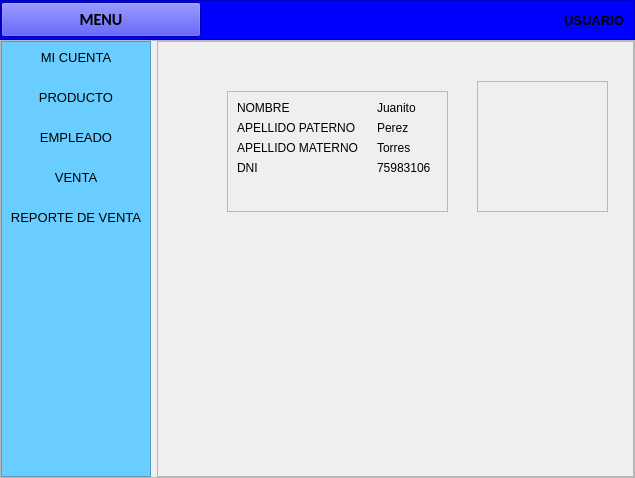
<?xml version="1.0" encoding="UTF-8"?>
<ui version="4.0">
 <class>MainWindow</class>
 <widget class="QMainWindow" name="MainWindow">
  <property name="geometry">
   <rect>
    <x>0</x>
    <y>0</y>
    <width>635</width>
    <height>478</height>
   </rect>
  </property>
  <property name="windowTitle">
   <string>MainWindow</string>
  </property>
  <widget class="QWidget" name="centralwidget">
   <layout class="QVBoxLayout" name="verticalLayout_4">
    <property name="spacing">
     <number>0</number>
    </property>
    <property name="leftMargin">
     <number>0</number>
    </property>
    <property name="topMargin">
     <number>0</number>
    </property>
    <property name="rightMargin">
     <number>0</number>
    </property>
    <property name="bottomMargin">
     <number>0</number>
    </property>
    <item>
     <widget class="QFrame" name="frame_superior">
      <property name="minimumSize">
       <size>
        <width>0</width>
        <height>40</height>
       </size>
      </property>
      <property name="maximumSize">
       <size>
        <width>16777215</width>
        <height>40</height>
       </size>
      </property>
      <property name="styleSheet">
       <string notr="true">background-color: rgb(0, 85, 255);
background-color: rgb(0, 0, 255);</string>
      </property>
      <property name="frameShape">
       <enum>QFrame::StyledPanel</enum>
      </property>
      <property name="frameShadow">
       <enum>QFrame::Raised</enum>
      </property>
      <layout class="QHBoxLayout" name="horizontalLayout">
       <property name="spacing">
        <number>0</number>
       </property>
       <property name="leftMargin">
        <number>0</number>
       </property>
       <property name="topMargin">
        <number>0</number>
       </property>
       <property name="rightMargin">
        <number>0</number>
       </property>
       <property name="bottomMargin">
        <number>0</number>
       </property>
       <item>
        <widget class="QPushButton" name="pushButton_menu">
         <property name="sizePolicy">
          <sizepolicy hsizetype="Minimum" vsizetype="Fixed">
           <horstretch>0</horstretch>
           <verstretch>0</verstretch>
          </sizepolicy>
         </property>
         <property name="minimumSize">
          <size>
           <width>200</width>
           <height>35</height>
          </size>
         </property>
         <property name="font">
          <font>
           <family>Calibri</family>
           <pointsize>12</pointsize>
           <weight>75</weight>
           <bold>true</bold>
          </font>
         </property>
         <property name="styleSheet">
          <string notr="true">QPushButton{
color: rgb(255, 255, 255);
border-radius: 0px;
}

QPushButton:hover{
background-color:#003bb0;
};</string>
         </property>
         <property name="text">
          <string>MENU</string>
         </property>
         <property name="flat">
          <bool>false</bool>
         </property>
        </widget>
       </item>
       <item>
        <spacer name="horizontalSpacer">
         <property name="orientation">
          <enum>Qt::Horizontal</enum>
         </property>
         <property name="sizeHint" stdset="0">
          <size>
           <width>350</width>
           <height>17</height>
          </size>
         </property>
        </spacer>
       </item>
       <item>
        <widget class="QLabel" name="label">
         <property name="minimumSize">
          <size>
           <width>80</width>
           <height>0</height>
          </size>
         </property>
         <property name="maximumSize">
          <size>
           <width>80</width>
           <height>16777215</height>
          </size>
         </property>
         <property name="font">
          <font>
           <pointsize>10</pointsize>
           <weight>75</weight>
           <bold>true</bold>
          </font>
         </property>
         <property name="text">
          <string>USUARIO</string>
         </property>
         <property name="alignment">
          <set>Qt::AlignCenter</set>
         </property>
        </widget>
       </item>
      </layout>
     </widget>
    </item>
    <item>
     <widget class="QFrame" name="frame_inferior">
      <property name="sizePolicy">
       <sizepolicy hsizetype="Preferred" vsizetype="Preferred">
        <horstretch>0</horstretch>
        <verstretch>0</verstretch>
       </sizepolicy>
      </property>
      <property name="frameShape">
       <enum>QFrame::StyledPanel</enum>
      </property>
      <property name="frameShadow">
       <enum>QFrame::Raised</enum>
      </property>
      <layout class="QHBoxLayout" name="horizontalLayout_2">
       <property name="leftMargin">
        <number>0</number>
       </property>
       <property name="topMargin">
        <number>0</number>
       </property>
       <property name="rightMargin">
        <number>0</number>
       </property>
       <property name="bottomMargin">
        <number>0</number>
       </property>
       <item>
        <widget class="QFrame" name="frame_lateral">
         <property name="minimumSize">
          <size>
           <width>150</width>
           <height>0</height>
          </size>
         </property>
         <property name="maximumSize">
          <size>
           <width>0</width>
           <height>16777215</height>
          </size>
         </property>
         <property name="styleSheet">
          <string notr="true">
QFrame{
background-color: rgb(105, 205, 255);
}
QPushButton{
border-radius:0px;
}
QPushButton:hover{
font-weight:bold;
}
</string>
         </property>
         <property name="frameShape">
          <enum>QFrame::StyledPanel</enum>
         </property>
         <property name="frameShadow">
          <enum>QFrame::Raised</enum>
         </property>
         <layout class="QVBoxLayout" name="verticalLayout">
          <property name="spacing">
           <number>10</number>
          </property>
          <property name="leftMargin">
           <number>0</number>
          </property>
          <property name="topMargin">
           <number>0</number>
          </property>
          <property name="rightMargin">
           <number>0</number>
          </property>
          <property name="bottomMargin">
           <number>0</number>
          </property>
          <item>
           <widget class="QPushButton" name="pushButton_cuenta">
            <property name="minimumSize">
             <size>
              <width>0</width>
              <height>30</height>
             </size>
            </property>
            <property name="font">
             <font>
              <pointsize>10</pointsize>
             </font>
            </property>
            <property name="text">
             <string>MI CUENTA</string>
            </property>
           </widget>
          </item>
          <item>
           <widget class="QPushButton" name="pushButton_producto">
            <property name="minimumSize">
             <size>
              <width>0</width>
              <height>30</height>
             </size>
            </property>
            <property name="font">
             <font>
              <pointsize>10</pointsize>
             </font>
            </property>
            <property name="text">
             <string>PRODUCTO</string>
            </property>
           </widget>
          </item>
          <item>
           <widget class="QPushButton" name="pushButton_empleado">
            <property name="minimumSize">
             <size>
              <width>0</width>
              <height>30</height>
             </size>
            </property>
            <property name="font">
             <font>
              <pointsize>10</pointsize>
             </font>
            </property>
            <property name="text">
             <string>EMPLEADO</string>
            </property>
           </widget>
          </item>
          <item>
           <widget class="QPushButton" name="pushButton_venta">
            <property name="minimumSize">
             <size>
              <width>0</width>
              <height>30</height>
             </size>
            </property>
            <property name="font">
             <font>
              <pointsize>10</pointsize>
             </font>
            </property>
            <property name="text">
             <string>VENTA</string>
            </property>
           </widget>
          </item>
          <item>
           <widget class="QPushButton" name="pushButton_reporte">
            <property name="minimumSize">
             <size>
              <width>0</width>
              <height>30</height>
             </size>
            </property>
            <property name="font">
             <font>
              <pointsize>10</pointsize>
             </font>
            </property>
            <property name="text">
             <string>REPORTE DE VENTA</string>
            </property>
           </widget>
          </item>
          <item>
           <spacer name="verticalSpacer">
            <property name="orientation">
             <enum>Qt::Vertical</enum>
            </property>
            <property name="sizeHint" stdset="0">
             <size>
              <width>20</width>
              <height>231</height>
             </size>
            </property>
           </spacer>
          </item>
         </layout>
        </widget>
       </item>
       <item>
        <widget class="QFrame" name="frame_contenedor">
         <property name="frameShape">
          <enum>QFrame::StyledPanel</enum>
         </property>
         <property name="frameShadow">
          <enum>QFrame::Raised</enum>
         </property>
         <layout class="QVBoxLayout" name="verticalLayout_3">
          <item>
           <widget class="QStackedWidget" name="stackedWidget">
            <widget class="QWidget" name="page_cuenta">
             <widget class="QFrame" name="frame">
              <property name="geometry">
               <rect>
                <x>60</x>
                <y>40</y>
                <width>221</width>
                <height>121</height>
               </rect>
              </property>
              <property name="frameShape">
               <enum>QFrame::StyledPanel</enum>
              </property>
              <property name="frameShadow">
               <enum>QFrame::Raised</enum>
              </property>
              <widget class="QWidget" name="formLayoutWidget">
               <property name="geometry">
                <rect>
                 <x>10</x>
                 <y>10</y>
                 <width>201</width>
                 <height>91</height>
                </rect>
               </property>
               <layout class="QFormLayout" name="formLayout">
                <property name="horizontalSpacing">
                 <number>18</number>
                </property>
                <item row="0" column="0">
                 <widget class="QLabel" name="label_2">
                  <property name="text">
                   <string>NOMBRE</string>
                  </property>
                 </widget>
                </item>
                <item row="0" column="1">
                 <widget class="QLabel" name="label_nombre">
                  <property name="text">
                   <string>Juanito </string>
                  </property>
                 </widget>
                </item>
                <item row="1" column="0">
                 <widget class="QLabel" name="label_3">
                  <property name="text">
                   <string>APELLIDO PATERNO</string>
                  </property>
                 </widget>
                </item>
                <item row="1" column="1">
                 <widget class="QLabel" name="label_appaterno">
                  <property name="text">
                   <string>Perez</string>
                  </property>
                 </widget>
                </item>
                <item row="2" column="0">
                 <widget class="QLabel" name="label_6">
                  <property name="text">
                   <string>APELLIDO MATERNO</string>
                  </property>
                 </widget>
                </item>
                <item row="2" column="1">
                 <widget class="QLabel" name="label_apmaterno">
                  <property name="text">
                   <string>Torres</string>
                  </property>
                 </widget>
                </item>
                <item row="3" column="0">
                 <widget class="QLabel" name="label_8">
                  <property name="text">
                   <string>DNI</string>
                  </property>
                 </widget>
                </item>
                <item row="3" column="1">
                 <widget class="QLabel" name="label_dni">
                  <property name="text">
                   <string>75983106</string>
                  </property>
                 </widget>
                </item>
               </layout>
              </widget>
             </widget>
             <widget class="QFrame" name="frame_2">
              <property name="geometry">
               <rect>
                <x>310</x>
                <y>30</y>
                <width>131</width>
                <height>131</height>
               </rect>
              </property>
              <property name="frameShape">
               <enum>QFrame::StyledPanel</enum>
              </property>
              <property name="frameShadow">
               <enum>QFrame::Raised</enum>
              </property>
              <widget class="QLabel" name="label_10">
               <property name="geometry">
                <rect>
                 <x>20</x>
                 <y>20</y>
                 <width>101</width>
                 <height>101</height>
                </rect>
               </property>
               <property name="text">
                <string/>
               </property>
               <property name="pixmap">
                <pixmap>src/usuario.png</pixmap>
               </property>
               <property name="scaledContents">
                <bool>true</bool>
               </property>
              </widget>
             </widget>
            </widget>
            <widget class="QWidget" name="page_producto">
             <widget class="QWidget" name="gridLayoutWidget">
              <property name="geometry">
               <rect>
                <x>13</x>
                <y>40</y>
                <width>461</width>
                <height>211</height>
               </rect>
              </property>
              <layout class="QGridLayout" name="gridLayout">
               <item row="1" column="0">
                <widget class="QLabel" name="label_5">
                 <property name="text">
                  <string>Papel lustre</string>
                 </property>
                </widget>
               </item>
               <item row="1" column="3">
                <widget class="QLabel" name="label_17">
                 <property name="text">
                  <string>Leche</string>
                 </property>
                </widget>
               </item>
               <item row="2" column="1">
                <widget class="QLabel" name="label_14">
                 <property name="text">
                  <string>Mantequilla</string>
                 </property>
                </widget>
               </item>
               <item row="0" column="2">
                <widget class="QLabel" name="label_11">
                 <property name="text">
                  <string>Cartulina</string>
                 </property>
                </widget>
               </item>
               <item row="0" column="3">
                <widget class="QLabel" name="label_16">
                 <property name="text">
                  <string>Goma</string>
                 </property>
                </widget>
               </item>
               <item row="1" column="1">
                <widget class="QLabel" name="label_9">
                 <property name="text">
                  <string>Papel de regalo</string>
                 </property>
                </widget>
               </item>
               <item row="0" column="0">
                <widget class="QLabel" name="label_4">
                 <property name="text">
                  <string>Lapicero</string>
                 </property>
                </widget>
               </item>
               <item row="0" column="4">
                <widget class="QLabel" name="label_18">
                 <property name="text">
                  <string>Silicona</string>
                 </property>
                </widget>
               </item>
               <item row="0" column="1">
                <widget class="QLabel" name="label_7">
                 <property name="text">
                  <string>Borrador</string>
                 </property>
                </widget>
               </item>
               <item row="2" column="0">
                <widget class="QLabel" name="label_13">
                 <property name="text">
                  <string>Mermelada</string>
                 </property>
                </widget>
               </item>
               <item row="2" column="2">
                <widget class="QLabel" name="label_15">
                 <property name="text">
                  <string>Fideo</string>
                 </property>
                </widget>
               </item>
               <item row="1" column="2">
                <widget class="QLabel" name="label_12">
                 <property name="text">
                  <string>Palo bajalengua</string>
                 </property>
                </widget>
               </item>
               <item row="0" column="5">
                <widget class="QLabel" name="label_19">
                 <property name="text">
                  <string>Hoja Bond</string>
                 </property>
                </widget>
               </item>
               <item row="1" column="4">
                <widget class="QLabel" name="label_20">
                 <property name="text">
                  <string>Aceite</string>
                 </property>
                </widget>
               </item>
               <item row="1" column="5">
                <widget class="QLabel" name="label_21">
                 <property name="text">
                  <string>Atun</string>
                 </property>
                </widget>
               </item>
              </layout>
             </widget>
             <widget class="QLineEdit" name="lineEdit">
              <property name="geometry">
               <rect>
                <x>100</x>
                <y>350</y>
                <width>331</width>
                <height>31</height>
               </rect>
              </property>
             </widget>
            </widget>
            <widget class="QWidget" name="page_empleado">
             <widget class="QFrame" name="frame_3">
              <property name="geometry">
               <rect>
                <x>20</x>
                <y>20</y>
                <width>271</width>
                <height>161</height>
               </rect>
              </property>
              <property name="frameShape">
               <enum>QFrame::StyledPanel</enum>
              </property>
              <property name="frameShadow">
               <enum>QFrame::Raised</enum>
              </property>
              <widget class="QWidget" name="formLayoutWidget_2">
               <property name="geometry">
                <rect>
                 <x>50</x>
                 <y>20</y>
                 <width>191</width>
                 <height>94</height>
                </rect>
               </property>
               <layout class="QFormLayout" name="formLayout_2">
                <property name="horizontalSpacing">
                 <number>15</number>
                </property>
                <item row="0" column="0">
                 <widget class="QLabel" name="label_22">
                  <property name="font">
                   <font>
                    <pointsize>10</pointsize>
                    <weight>75</weight>
                    <bold>true</bold>
                   </font>
                  </property>
                  <property name="text">
                   <string>NOMBRE EMPLEADO</string>
                  </property>
                 </widget>
                </item>
                <item row="0" column="1">
                 <widget class="QLabel" name="label_23">
                  <property name="font">
                   <font>
                    <pointsize>10</pointsize>
                    <weight>75</weight>
                    <bold>true</bold>
                   </font>
                  </property>
                  <property name="text">
                   <string>DNI</string>
                  </property>
                 </widget>
                </item>
                <item row="1" column="1">
                 <widget class="QLabel" name="label_25">
                  <property name="text">
                   <string>75198420</string>
                  </property>
                 </widget>
                </item>
                <item row="1" column="0">
                 <widget class="QLabel" name="label_24">
                  <property name="text">
                   <string>Maria</string>
                  </property>
                 </widget>
                </item>
                <item row="2" column="0">
                 <widget class="QLabel" name="label_26">
                  <property name="text">
                   <string>Juan</string>
                  </property>
                 </widget>
                </item>
                <item row="2" column="1">
                 <widget class="QLabel" name="label_27">
                  <property name="text">
                   <string>75198420</string>
                  </property>
                 </widget>
                </item>
                <item row="3" column="1">
                 <widget class="QLabel" name="label_28">
                  <property name="text">
                   <string>75198420</string>
                  </property>
                 </widget>
                </item>
                <item row="4" column="1">
                 <widget class="QLabel" name="label_29">
                  <property name="text">
                   <string>75198420</string>
                  </property>
                 </widget>
                </item>
                <item row="3" column="0">
                 <widget class="QLabel" name="label_30">
                  <property name="text">
                   <string>Patricio</string>
                  </property>
                 </widget>
                </item>
                <item row="4" column="0">
                 <widget class="QLabel" name="label_31">
                  <property name="text">
                   <string>Antonio</string>
                  </property>
                 </widget>
                </item>
               </layout>
              </widget>
             </widget>
            </widget>
            <widget class="QWidget" name="page_venta">
             <widget class="QFrame" name="frame_venta">
              <property name="geometry">
               <rect>
                <x>-10</x>
                <y>10</y>
                <width>471</width>
                <height>371</height>
               </rect>
              </property>
              <property name="frameShape">
               <enum>QFrame::StyledPanel</enum>
              </property>
              <property name="frameShadow">
               <enum>QFrame::Raised</enum>
              </property>
              <layout class="QVBoxLayout" name="verticalLayout_2">
               <item>
                <widget class="QFrame" name="frame_busqueda">
                 <property name="minimumSize">
                  <size>
                   <width>0</width>
                   <height>250</height>
                  </size>
                 </property>
                 <property name="maximumSize">
                  <size>
                   <width>16777215</width>
                   <height>250</height>
                  </size>
                 </property>
                 <property name="frameShape">
                  <enum>QFrame::StyledPanel</enum>
                 </property>
                 <property name="frameShadow">
                  <enum>QFrame::Raised</enum>
                 </property>
                 <layout class="QVBoxLayout" name="verticalLayout_5">
                  <item>
                   <layout class="QFormLayout" name="formLayout_4">
                    <item row="0" column="1">
                     <widget class="QComboBox" name="comboBox"/>
                    </item>
                    <item row="1" column="0">
                     <widget class="QLabel" name="label_33">
                      <property name="text">
                       <string>NOMBRE PRODUCTO</string>
                      </property>
                     </widget>
                    </item>
                    <item row="0" column="0">
                     <widget class="QLabel" name="label_32">
                      <property name="text">
                       <string>CATEGORIA</string>
                      </property>
                     </widget>
                    </item>
                    <item row="1" column="1">
                     <widget class="QLineEdit" name="lineEdit_2"/>
                    </item>
                    <item row="2" column="1">
                     <widget class="QLineEdit" name="lineEdit_3"/>
                    </item>
                    <item row="2" column="0">
                     <widget class="QLabel" name="label_41">
                      <property name="text">
                       <string>CANTIDAD</string>
                      </property>
                     </widget>
                    </item>
                    <item row="3" column="0">
                     <widget class="QPushButton" name="pushButton_3">
                      <property name="maximumSize">
                       <size>
                        <width>100</width>
                        <height>16777215</height>
                       </size>
                      </property>
                      <property name="font">
                       <font>
                        <family>Calibri</family>
                        <pointsize>12</pointsize>
                       </font>
                      </property>
                      <property name="styleSheet">
                       <string notr="true">
QPushButton{
background-color: rgb(170, 0, 0);
color: rgb(255, 255, 255);
border-radius: 5px;
}
QPushButton:hover{
background-color:#e05e00;
}</string>
                      </property>
                      <property name="text">
                       <string>AGREGAR</string>
                      </property>
                     </widget>
                    </item>
                   </layout>
                  </item>
                  <item>
                   <widget class="QScrollArea" name="scrollArea">
                    <property name="widgetResizable">
                     <bool>true</bool>
                    </property>
                    <widget class="QWidget" name="scrollAreaWidgetContents_2">
                     <property name="geometry">
                      <rect>
                       <x>0</x>
                       <y>0</y>
                       <width>429</width>
                       <height>105</height>
                      </rect>
                     </property>
                     <widget class="QWidget" name="gridLayoutWidget_2">
                      <property name="geometry">
                       <rect>
                        <x>90</x>
                        <y>0</y>
                        <width>302</width>
                        <height>91</height>
                       </rect>
                      </property>
                      <layout class="QGridLayout" name="gridLayout_2">
                       <item row="0" column="2">
                        <widget class="QLabel" name="label_37">
                         <property name="text">
                          <string>PRECIO</string>
                         </property>
                        </widget>
                       </item>
                       <item row="1" column="0">
                        <widget class="QLabel" name="label_38">
                         <property name="text">
                          <string>C0001</string>
                         </property>
                        </widget>
                       </item>
                       <item row="0" column="0">
                        <widget class="QLabel" name="label_35">
                         <property name="text">
                          <string>ID</string>
                         </property>
                        </widget>
                       </item>
                       <item row="1" column="2">
                        <widget class="QLabel" name="label_47">
                         <property name="text">
                          <string>3.50</string>
                         </property>
                        </widget>
                       </item>
                       <item row="2" column="2">
                        <widget class="QLabel" name="label_46">
                         <property name="text">
                          <string>8.00</string>
                         </property>
                        </widget>
                       </item>
                       <item row="0" column="1">
                        <widget class="QLabel" name="label_36">
                         <property name="text">
                          <string>NOMBRE</string>
                         </property>
                        </widget>
                       </item>
                       <item row="1" column="1">
                        <widget class="QLabel" name="label_42">
                         <property name="text">
                          <string>Atun beltran</string>
                         </property>
                        </widget>
                       </item>
                       <item row="3" column="1">
                        <widget class="QLabel" name="label_44">
                         <property name="text">
                          <string>Leche Laive</string>
                         </property>
                        </widget>
                       </item>
                       <item row="2" column="1">
                        <widget class="QLabel" name="label_43">
                         <property name="text">
                          <string>Aceite Paraiso</string>
                         </property>
                        </widget>
                       </item>
                       <item row="3" column="2">
                        <widget class="QLabel" name="label_45">
                         <property name="text">
                          <string>3.80</string>
                         </property>
                        </widget>
                       </item>
                       <item row="2" column="0">
                        <widget class="QLabel" name="label_39">
                         <property name="text">
                          <string>F003</string>
                         </property>
                        </widget>
                       </item>
                       <item row="3" column="0">
                        <widget class="QLabel" name="label_40">
                         <property name="text">
                          <string>L018</string>
                         </property>
                        </widget>
                       </item>
                      </layout>
                     </widget>
                    </widget>
                   </widget>
                  </item>
                 </layout>
                </widget>
               </item>
               <item>
                <widget class="QScrollArea" name="scrollArea_compras">
                 <property name="widgetResizable">
                  <bool>true</bool>
                 </property>
                 <widget class="QWidget" name="scrollAreaWidgetContents">
                  <property name="geometry">
                   <rect>
                    <x>0</x>
                    <y>0</y>
                    <width>449</width>
                    <height>93</height>
                   </rect>
                  </property>
                  <widget class="QWidget" name="gridLayoutWidget_3">
                   <property name="geometry">
                    <rect>
                     <x>10</x>
                     <y>10</y>
                     <width>411</width>
                     <height>81</height>
                    </rect>
                   </property>
                   <layout class="QGridLayout" name="gridLayout_3">
                    <item row="0" column="2">
                     <widget class="QLabel" name="label_50">
                      <property name="text">
                       <string>PRECIO</string>
                      </property>
                     </widget>
                    </item>
                    <item row="1" column="2">
                     <widget class="QLabel" name="label_59">
                      <property name="text">
                       <string>3.50</string>
                      </property>
                     </widget>
                    </item>
                    <item row="0" column="0">
                     <widget class="QLabel" name="label_51">
                      <property name="text">
                       <string>ID</string>
                      </property>
                     </widget>
                    </item>
                    <item row="1" column="0">
                     <widget class="QLabel" name="label_48">
                      <property name="text">
                       <string>C0001</string>
                      </property>
                     </widget>
                    </item>
                    <item row="2" column="0">
                     <widget class="QLabel" name="label_49">
                      <property name="text">
                       <string/>
                      </property>
                     </widget>
                    </item>
                    <item row="3" column="0">
                     <widget class="QLabel" name="label_53">
                      <property name="text">
                       <string/>
                      </property>
                     </widget>
                    </item>
                    <item row="1" column="1">
                     <widget class="QLabel" name="label_54">
                      <property name="text">
                       <string>Atun beltran</string>
                      </property>
                     </widget>
                    </item>
                    <item row="2" column="1">
                     <widget class="QLabel" name="label_55">
                      <property name="text">
                       <string/>
                      </property>
                     </widget>
                    </item>
                    <item row="0" column="1">
                     <widget class="QLabel" name="label_52">
                      <property name="text">
                       <string>NOMBRE</string>
                      </property>
                     </widget>
                    </item>
                    <item row="0" column="3">
                     <widget class="QLabel" name="label_60">
                      <property name="text">
                       <string>CANTIDAD</string>
                      </property>
                     </widget>
                    </item>
                    <item row="0" column="4">
                     <widget class="QLabel" name="label_61">
                      <property name="text">
                       <string>SUBTOTAL</string>
                      </property>
                     </widget>
                    </item>
                   </layout>
                  </widget>
                 </widget>
                </widget>
               </item>
              </layout>
             </widget>
             <widget class="QPushButton" name="pushButton_8">
              <property name="geometry">
               <rect>
                <x>330</x>
                <y>390</y>
                <width>101</width>
                <height>23</height>
               </rect>
              </property>
              <property name="font">
               <font>
                <pointsize>10</pointsize>
               </font>
              </property>
              <property name="styleSheet">
               <string notr="true">
QPushButton{
background-color: rgb(255, 0, 0);
color: rgb(255, 255, 255);
}
QPushButton:hover{
background-color:#fffb03;
color:black;
}</string>
              </property>
              <property name="text">
               <string>FINALIZAR</string>
              </property>
             </widget>
            </widget>
            <widget class="QWidget" name="page_reporteventa">
             <widget class="QLabel" name="label_34">
              <property name="geometry">
               <rect>
                <x>60</x>
                <y>140</y>
                <width>361</width>
                <height>31</height>
               </rect>
              </property>
              <property name="font">
               <font>
                <pointsize>20</pointsize>
               </font>
              </property>
              <property name="text">
               <string>GRAFICO DE REPORTE VENTA</string>
              </property>
             </widget>
            </widget>
           </widget>
          </item>
         </layout>
        </widget>
       </item>
      </layout>
     </widget>
    </item>
   </layout>
  </widget>
 </widget>
 <resources/>
 <connections/>
</ui>
